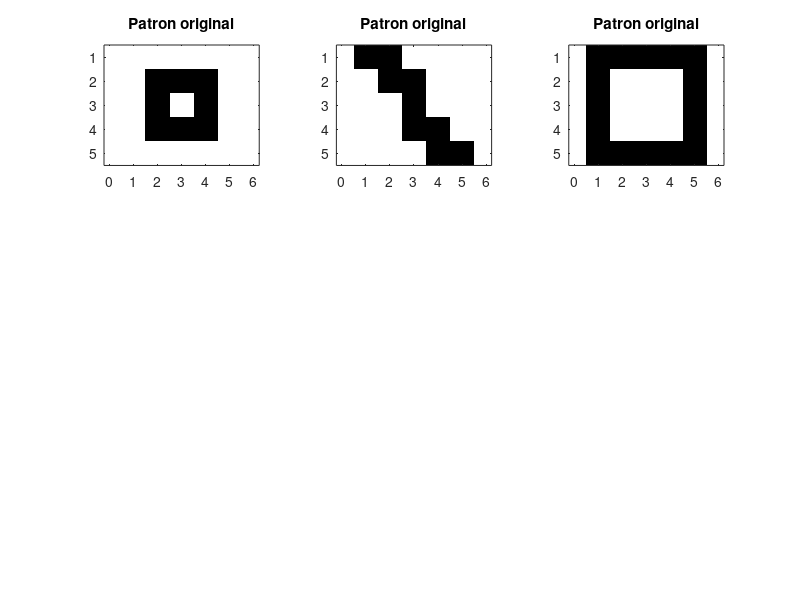

Reproduce this figure in MATLAB. (Note: this script raises an error after producing the figure.)
%% Ejercicio 6 - Redes neuronales dinámicas
clear all; close all; clc

%% Ejercicio 6.1
% Implemente la arquitectura y entrenamiento Hebbiano para una red
% recurrente de Hopfield con los patrones que se muestran en la Figura 1.

load('patrones5x5.mat') % cargo los patrones desde un archivo

% Grafico los 3 patrones de la figura 1

N = size(patrones5x5,2);           % cantidad de patrones

invgray = flipud(colormap(gray));  % escala de colores a utilizar
colormap(invgray);                 % blanco y negro 

for p = 1:3
    patronReshaped = reshape(patrones5x5(p,:),[5 5]); % patron --> imagen   
    subplot(3,3,p); imagesc(patronReshaped'); axis equal tight
    title('Patron original')
end
%%
% Dados los 3 patrones entreno con ellos una red de Hopfield y obtengo la
% matriz de pesos.

W = entrenarHopfield(patrones5x5); % matriz de pesos de la red

Pmax = N / (2*log(N));             % capacidad maxima de almacenamiento

fprintf(['La capacidad de almacenamiento %0.2f ' ...
         'supera la cantidad de patrones a recordar (3).\n'], Pmax);

%% 
% Ahora pruebo recuperar los patrones originales a partir de patrones 
% ruidosos

cambiar = randperm(N,4); % 4 posiciones que voy a cambiar de signo

for p = 1:3
    ruidoso = patrones5x5(p,:);
    ruidoso(cambiar) = (-1)*ruidoso(cambiar);
    recup = recuperarHopfield(ruidoso, W); % recuperado
    recupReshaped = reshape(recup,[5 5]); % patron --> imagen   
    subplot(3,3,6+p); imagesc(recupReshaped'); axis equal tight off
    title('Patron recuperado')
    subplot(3,3,3+p); imagesc(reshape(ruidoso,[5 5])'); axis equal tight off
    title('Patron ruidoso')
end

%%
% Con el nivel de ruido introducido, 4 cambios en 25 elementos, el segundo 
% y tercer patrón son recuperados en la mayoría de las oprtunidades.
% En cambio el primer patrón es recuperado con un error en el bit central.
%
% El código de las funciones utilizadas se transcribe a continuación.

%% entrenarHopfield.m
dbtype entrenarHopfield.m

%% recuperarHopfield.m
dbtype recuperarHopfield.m



%% Ejercicio 6.2
% Utilice la red de Hopfield como memoria asociativa para los patrones de
% la figura 2.
clear all; figure

load('numeros7x5.mat') % en la posicion 10 se ubica el 0

numMax = 4; % limite de la cantidad de digitos a almacenar 
numeros7x5 = numeros7x5(1:numMax,:);% carga los digitos indicados
N = size(numeros7x5,2);             % cantidad de pixeles

invgray = flipud(colormap(gray));  % escala de colores a utilizar
colormap(invgray);                 % blanco y negro 

for p = 1:numMax % 10 es 0
    patronReshaped = reshape(numeros7x5(p,:),[7 5]); % patron --> imagen   
    subplot(4,numMax,p); imagesc(patronReshaped); 
    axis equal tight off
    title('Patron original')
end

%% 
% Dados los numMax patrones entreno con ellos una red de Hopfield y obtengo
% la matriz de pesos.

W = entrenarHopfield(numeros7x5); % matriz de pesos de la red

Pmax = N / (2*log(N));             % capacidad maxima de almacenamiento

fprintf(['La capacidad de almacenamiento es de %0.2f.\n'], Pmax);

%% Ejercicio 6.3
% Agregue diferentes cantidades de ruido a los patrones de la Figura 2 y 
% utilice estos ejemplos ruidosos para acceder a las memorias fundamentales
% almacenadas como en el ejercicio anterior. Para simular cantidades 
% controladas de ruido se sugiere invertir (blanco a negro y viceversa) 
% cada pixel del dígito con probabilidades 0.1, 0.2 y 0.5.
%% 
% Ahora pruebo recuperar los patrones originales a partir de los patrones 
% con distintos niveles de ruido.

ruidos = [0.1 0.2 0.5]; % niveles de ruido

for p = 1:numMax 
    for r = 1:3
        nCambios = floor(N*ruidos(r));
        cambiar = randperm(N,nCambios); % posiciones a cambiar de signo
        ruidoso = numeros7x5(p,:);
        ruidoso(cambiar) = (-1)*ruidoso(cambiar);
        recup = recuperarHopfield(ruidoso, W); % recuperado
        recupReshaped = reshape(recup,[7 5]); % patron --> imagen
        subplot(4,numMax,r*numMax+p); imagesc(recupReshaped);
        axis off equal tight
        tit = sprintf('%2.0f%% ruido',100*nCambios/N);
        title(tit)
    end
end

%%
% Al entrenar con los 10 números se sobrepasa la capacidad de
% almacenamiento máxima de la red por lo que se recupera siempre el mismo
% digito (9) o su versión especular, aún en los niveles de ruidos más
% bajos.
%
% Reduciendo la cantidad de digitos en la memoria se observa que para
% cuatro digitos o menos se logra obtener cierto grado de recuperación. Si 
% se entrena con cuatro digitos (como se observa en la Figura NN) se
% logra recuperar el 1 y el 4, en cambio el 2 y el 3 al ser parecidos
% devuelven un patrón que se parece a ambos pero no es ninguno de ellos.
% Con el mayor nivel de ruido (50%) se pierde toda posibilidad de
% recuperación.
